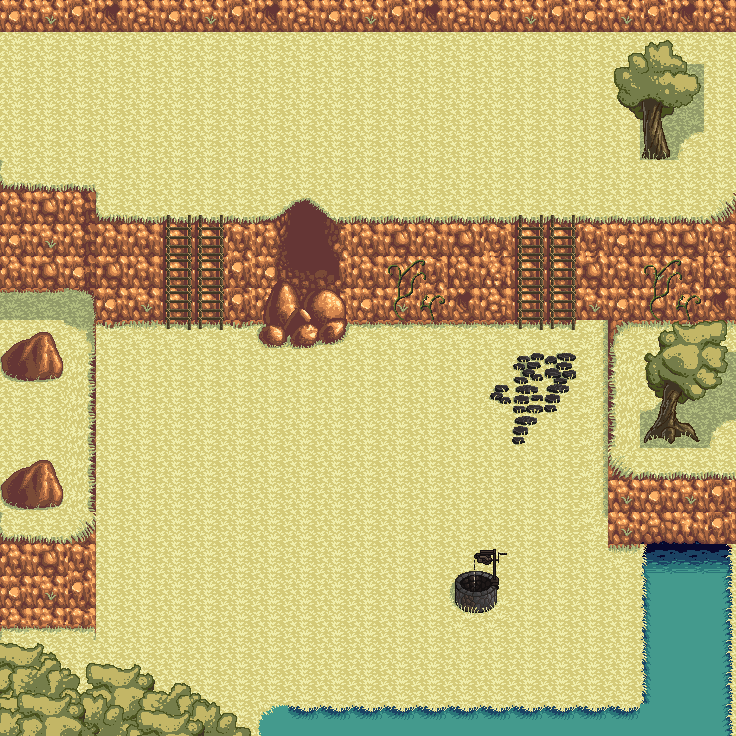

Tiled map render using the project's own tile images. Description and the map definition, with tile-layer contents summarised, below:
An orthogonal 23x23 tile map with 32x32 px tiles, 4 tile layers (Base, Shadow, Collision, Detail), 3 tilesets.

<map version="1.2" tiledversion="1.2.2" orientation="orthogonal" renderorder="left-up" width="23" height="23" tilewidth="32" tileheight="32" infinite="0" nextlayerid="7" nextobjectid="11">
 <tileset firstgid="1" name="hyptosis_tile-art-batch-1" tilewidth="32" tileheight="32" tilecount="900" columns="30">
  <image source="Hyptosis Tiles/hyptosis_tile-art-batch-1.png" trans="000000" width="960" height="960" />
  <tile id="20">
   <properties>
    <property name="blocked" value="1" />
   </properties>
  </tile>
  <tile id="146">
   <properties>
    <property name="blocked" value="1" />
   </properties>
  </tile>
  <tile id="176">
   <properties>
    <property name="blocked" value="1" />
   </properties>
  </tile>
  <tile id="202">
   <properties>
    <property name="blocked" value="1" />
   </properties>
  </tile>
  <tile id="203">
   <properties>
    <property name="blocked" value="1" />
   </properties>
  </tile>
  <tile id="204">
   <properties>
    <property name="blocked" value="1" />
   </properties>
  </tile>
  <tile id="205">
   <properties>
    <property name="blocked" value="1" />
   </properties>
  </tile>
  <tile id="206">
   <properties>
    <property name="blocked" value="1" />
   </properties>
  </tile>
  <tile id="232">
   <properties>
    <property name="blocked" value="1" />
   </properties>
  </tile>
  <tile id="233">
   <properties>
    <property name="blocked" value="1" />
   </properties>
  </tile>
  <tile id="234">
   <properties>
    <property name="blocked" value="1" />
   </properties>
  </tile>
  <tile id="235">
   <properties>
    <property name="blocked" value="1" />
   </properties>
  </tile>
  <tile id="236">
   <properties>
    <property name="blocked" value="1" />
   </properties>
  </tile>
  <tile id="264">
   <properties>
    <property name="blocked" value="1" />
   </properties>
  </tile>
  <tile id="265">
   <properties>
    <property name="blocked" value="1" />
   </properties>
  </tile>
  <tile id="295">
   <properties>
    <property name="blocked" value="1" />
   </properties>
  </tile>
  <tile id="325">
   <properties>
    <property name="blocked" value="1" />
   </properties>
  </tile>
  <tile id="326">
   <properties>
    <property name="blocked" value="1" />
   </properties>
  </tile>
  <tile id="327">
   <properties>
    <property name="blocked" value="1" />
   </properties>
  </tile>
  <tile id="807">
   <properties>
    <property name="ladder" value="2" />
   </properties>
  </tile>
  <tile id="894">
   <properties>
    <property name="blocked" value="1" />
   </properties>
  </tile>
 </tileset>
 <tileset firstgid="901" name="hyptosis_tile-art-batch-2" tilewidth="32" tileheight="32" tilecount="900" columns="30">
  <image source="Hyptosis Tiles/hyptosis_til-art-batch-2.png" trans="000000" width="960" height="960" />
  <tile id="24">
   <properties>
    <property name="blocked" value="1" />
   </properties>
  </tile>
  <tile id="110">
   <properties>
    <property name="blocked" value="1" />
   </properties>
  </tile>
  <tile id="140">
   <properties>
    <property name="blocked" value="1" />
   </properties>
  </tile>
  <tile id="354">
   <properties>
    <property name="blocked" value="1" />
   </properties>
  </tile>
  <tile id="355">
   <properties>
    <property name="blocked" value="1" />
   </properties>
  </tile>
  <tile id="356">
   <properties>
    <property name="blocked" value="1" />
   </properties>
  </tile>
  <tile id="357">
   <properties>
    <property name="blocked" value="1" />
   </properties>
  </tile>
  <tile id="385">
   <properties>
    <property name="blocked" value="1" />
   </properties>
  </tile>
  <tile id="386">
   <properties>
    <property name="blocked" value="1" />
   </properties>
  </tile>
  <tile id="387">
   <properties>
    <property name="blocked" value="1" />
   </properties>
  </tile>
  <tile id="471">
   <properties>
    <property name="blocked" value="1" />
   </properties>
  </tile>
  <tile id="472">
   <properties>
    <property name="blocked" value="1" />
   </properties>
  </tile>
  <tile id="806">
   <properties>
    <property name="blocked" value="1" />
   </properties>
  </tile>
  <tile id="807">
   <properties>
    <property name="blocked" value="1" />
   </properties>
  </tile>
  <tile id="833">
   <properties>
    <property name="blocked" value="1" />
   </properties>
  </tile>
  <tile id="834">
   <properties>
    <property name="blocked" value="1" />
   </properties>
  </tile>
  <tile id="835">
   <properties>
    <property name="blocked" value="1" />
   </properties>
  </tile>
  <tile id="836">
   <properties>
    <property name="blocked" value="1" />
   </properties>
  </tile>
  <tile id="837">
   <properties>
    <property name="blocked" value="1" />
   </properties>
  </tile>
  <tile id="860">
   <properties>
    <property name="blocked" value="1" />
   </properties>
  </tile>
  <tile id="861">
   <properties>
    <property name="blocked" value="1" />
   </properties>
  </tile>
  <tile id="862">
   <properties>
    <property name="blocked" value="1" />
   </properties>
  </tile>
  <tile id="863">
   <properties>
    <property name="blocked" value="1" />
   </properties>
  </tile>
  <tile id="864">
   <properties>
    <property name="blocked" value="1" />
   </properties>
  </tile>
  <tile id="865">
   <properties>
    <property name="blocked" value="1" />
   </properties>
  </tile>
  <tile id="866">
   <properties>
    <property name="blocked" value="1" />
   </properties>
  </tile>
  <tile id="867">
   <properties>
    <property name="blocked" value="1" />
   </properties>
  </tile>
 </tileset>
 <tileset firstgid="1801" name="hyptosis_tile-art-batch-3" tilewidth="32" tileheight="32" tilecount="900" columns="30">
  <image source="Hyptosis Tiles/hyptosis_tile-art-batch-3.png" trans="000000" width="960" height="960" />
 </tileset>
 <layer id="1" name="Base" width="23" height="23">
  <data>[529 cells, 529 non-empty, 3 distinct tile ids]</data>
 </layer>
 <layer id="4" name="Shadow" width="23" height="23">
  <data>[529 cells, 6 non-empty, 3 distinct tile ids]</data>
 </layer>
 <layer id="2" name="Collision" width="23" height="23">
  <data>[529 cells, 268 non-empty, 99 distinct tile ids]</data>
 </layer>
 <layer id="3" name="Detail" width="23" height="23">
  <data>[529 cells, 61 non-empty, 28 distinct tile ids]</data>
 </layer>
</map>
